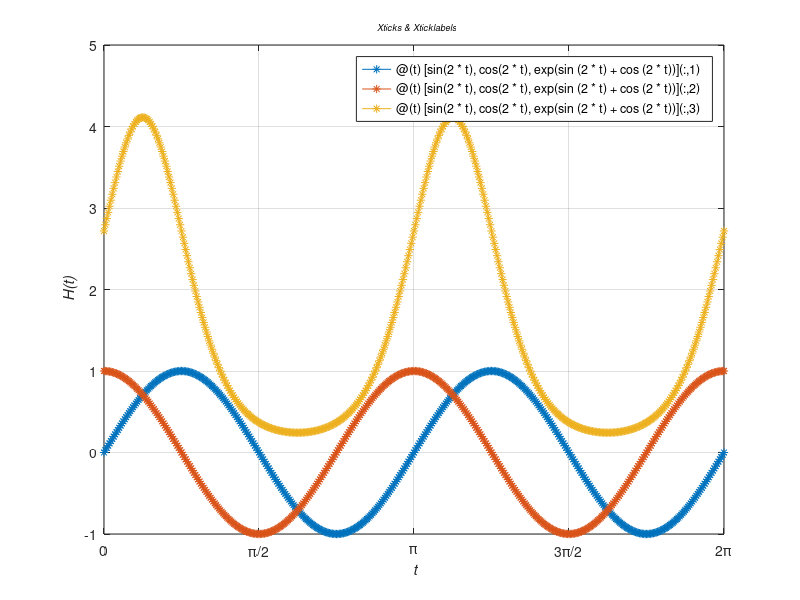

This chart was generated by the following MATLAB code:
%% Plot_EX18.m to demonstrate Xticks and Xticklabels
H=@(t)([sin(2*t), cos(2*t), exp(sin(2*t)+cos(2*t))]);
fplot(H, [0, 2*pi], '-*')
xticks([0:pi/2:3*pi]); 
xticklabels({'0', '\pi/2', '\pi', '3\pi/2', '2\pi'});
xlabel('\it t')
ylabel('\it H(t)')
title('\it \fontsize{9} Xticks & Xticklabels')
grid on
